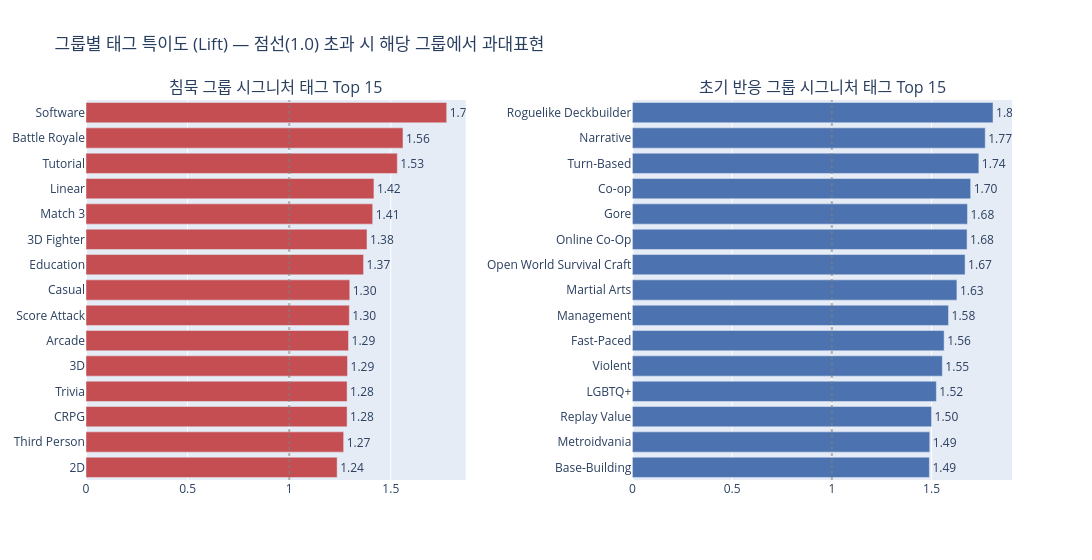

This figure's notebook cell:
### Code cell
def get_top_lift(group_name, top_n=TOP_N_LIFT, ascending=False):
    return (
        group_tag_rate[group_tag_rate['response_group'] == group_name]
        .sort_values('lift', ascending=ascending)
        .head(top_n)
    )

silence_top  = get_top_lift('침묵 (<10개)')
response_top = get_top_lift('초기 반응 (≥10개)')

fig = make_subplots(
    rows=1, cols=2,
    subplot_titles=[
        f'침묵 그룹 시그니처 태그 Top {TOP_N_LIFT}',
        f'초기 반응 그룹 시그니처 태그 Top {TOP_N_LIFT}',
    ],
    horizontal_spacing=0.18,
)

fig.add_trace(
    go.Bar(
        x=silence_top['lift'],
        y=silence_top['tag'],
        orientation='h',
        marker_color=GROUP_COLORS['침묵 (<10개)'],
        text=silence_top['lift'].map(lambda v: f'{v:.2f}'),
        textposition='outside',
        showlegend=False,
    ),
    row=1, col=1,
)

fig.add_trace(
    go.Bar(
        x=response_top['lift'],
        y=response_top['tag'],
        orientation='h',
        marker_color=GROUP_COLORS['초기 반응 (≥10개)'],
        text=response_top['lift'].map(lambda v: f'{v:.2f}'),
        textposition='outside',
        showlegend=False,
    ),
    row=1, col=2,
)

fig.update_yaxes(autorange='reversed', row=1, col=1)
fig.update_yaxes(autorange='reversed', row=1, col=2)
fig.add_vline(x=1.0, line_dash='dot', line_color='gray', opacity=0.6, row=1, col=1)
fig.add_vline(x=1.0, line_dash='dot', line_color='gray', opacity=0.6, row=1, col=2)
fig.update_layout(
    title='그룹별 태그 특이도 (Lift) — 점선(1.0) 초과 시 해당 그룹에서 과대표현',
    height=560,
    width=1100,
)
fig.show()

### Figure 1 — Plotly figure (JSON) as saved in the notebook; plotly's stock layout.template omitted (floating-point values rounded to 4 significant figures)
{"data": [{"marker": {"color": "#C44E52"}, "orientation": "h", "showlegend": false, "text": ["1.77", "1.56", "1.53", "1.42", "1.41", "1.38", "1.37", "1.30", "1.30", "1.29", "1.29", "1.28", "1.28", "1.27", "1.24"], "textposition": "outside", "type": "bar", "x": [1.775, 1.56, 1.532, 1.417, 1.411, 1.383, 1.366, 1.298, 1.296, 1.292, 1.287, 1.285, 1.285, 1.268, 1.236], "xaxis": "x", "y": ["Software", "Battle Royale", "Tutorial", "Linear", "Match 3", "3D Fighter", "Education", "Casual", "Score Attack", "Arcade", "3D", "Trivia", "CRPG", "Third Person", "2D"], "yaxis": "y"}, {"marker": {"color": "#4C72B0"}, "orientation": "h", "showlegend": false, "text": ["1.81", "1.77", "1.74", "1.70", "1.68", "1.68", "1.67", "1.63", "1.58", "1.56", "1.55", "1.52", "1.50", "1.49", "1.49"], "textposition": "outside", "type": "bar", "x": [1.808, 1.769, 1.737, 1.696, 1.68, 1.678, 1.668, 1.627, 1.585, 1.563, 1.554, 1.524, 1.5, 1.491, 1.489], "xaxis": "x2", "y": ["Roguelike Deckbuilder", "Narrative", "Turn-Based", "Co-op", "Gore", "Online Co-Op", "Open World Survival Craft", "Martial Arts", "Management", "Fast-Paced", "Violent", "LGBTQ+", "Replay Value", "Metroidvania", "Base-Building"], "yaxis": "y2"}], "layout": {"annotations": [{"font": {"size": 16}, "showarrow": false, "text": "침묵 그룹 시그니처 태그 Top 15", "x": 0.205, "xanchor": "center", "xref": "paper", "y": 1, "yanchor": "bottom", "yref": "paper"}, {"font": {"size": 16}, "showarrow": false, "text": "초기 반응 그룹 시그니처 태그 Top 15", "x": 0.795, "xanchor": "center", "xref": "paper", "y": 1, "yanchor": "bottom", "yref": "paper"}], "height": 560, "shapes": [{"line": {"color": "gray", "dash": "dot"}, "opacity": 0.6, "type": "line", "x0": 1, "x1": 1, "xref": "x", "y0": 0, "y1": 1, "yref": "y domain"}, {"line": {"color": "gray", "dash": "dot"}, "opacity": 0.6, "type": "line", "x0": 1, "x1": 1, "xref": "x2", "y0": 0, "y1": 1, "yref": "y2 domain"}], "title": {"text": "그룹별 태그 특이도 (Lift) — 점선(1.0) 초과 시 해당 그룹에서 과대표현"}, "width": 1100, "xaxis": {"anchor": "y", "domain": [0, 0.41]}, "xaxis2": {"anchor": "y2", "domain": [0.59, 1]}, "yaxis": {"anchor": "x", "autorange": "reversed", "domain": [0, 1]}, "yaxis2": {"anchor": "x2", "autorange": "reversed", "domain": [0, 1]}}}
